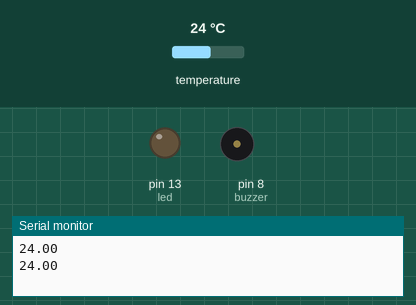
A sketch run on a simulated Arduino Uno, built with avr-gcc and run on an emulated ATmega328P. Parts: output pins drawn as LEDs (lit = HIGH), buzzer (waves = sounding, pin HIGH), the last lines printed to the serial monitor. The inputs (shaded band) are chosen by the test bench; at power-on: temperature 24 °C.

Above: at 2.8 s.
2.9 s: temperature set to 29.7 °C
4.7 s: temperature set to 30.6 °C
At 6.0 s:
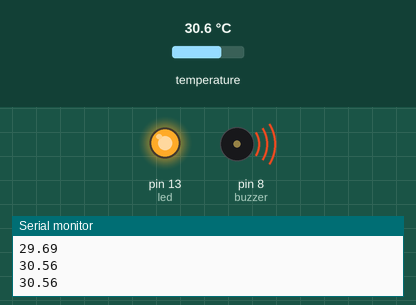
6.6 s: temperature set to 12 °C
At 7.0 s:
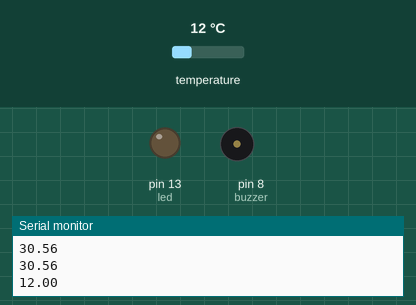
8.1 s: temperature set to 33 °C
At 9.3 s:
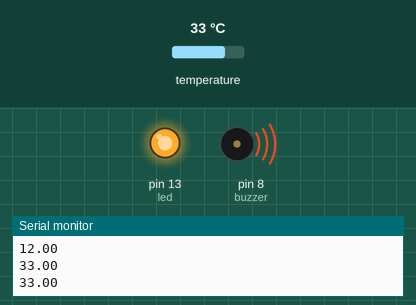
Timing chart, 0 to 10.6 s (numbered marks = the images above; inputs shaded):
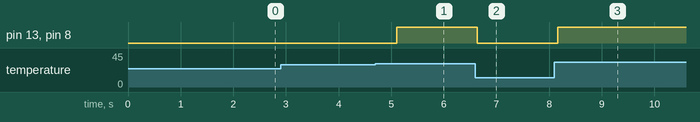

The sketch:

DS18B20_Timer.ino
```cpp
#include <Timer.h>
#include <OneWire.h>
#include <DallasTemperature.h>
#define pin 7
#define led 13
#define buzzer 8

OneWire ds(pin); // 初始化 ds 物件
DallasTemperature DS18B20(&ds); // 初始化 DS18B20 物件

Timer t; // 宣告 Timer 物件

float data; // 溫度資料
float warnning = 30; // 警告溫度

void setup() {
  Serial.begin(9600);
  pinMode(led, OUTPUT);
  pinMode(buzzer, OUTPUT);
  DS18B20.begin(); // DS18B20 啟動
  t.every(500, call_temperature);
  t.every(500, call_led);
  t.every(500, call_buzzer);
}

void loop() {
  t.update();
}

void call_temperature() {
  DS18B20.requestTemperatures(); // DS18B20 開始偵測環境溫度
  data = DS18B20.getTempCByIndex(0); // 取得溫度 ( 攝氏 --> TempC )
  Serial.println(data, 2); // 溫度取到小數點第 2 位
}

void call_led() {
  if(data > warnning) {
    digitalWrite(led, HIGH);
  } else {
    digitalWrite(led, LOW);
  }
}


void call_buzzer() {
  if(data > warnning) {
    digitalWrite(buzzer, HIGH);
  } else {
    digitalWrite(buzzer, LOW);
  }
}
```

Measured:
- the behaviour switches between 30 and 30.1 °C on temperature (found by bisection; images 0 and 1)
- after the input at 4.7 s, pin 13 (led), pin 8 (buzzer): LOW → HIGH after 0.40 s
- after the input at 6.6 s, pin 13 (led), pin 8 (buzzer): HIGH → LOW at once
- after the input at 8.1 s, pin 13 (led), pin 8 (buzzer): LOW → HIGH after 0.06 s
